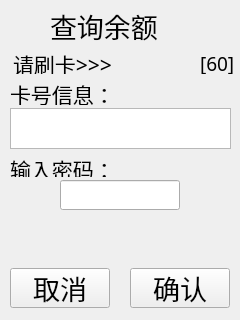
<?xml version="1.0" encoding="UTF-8"?>
<ui version="4.0">
 <class>Pro_QuaryBal</class>
 <widget class="QDialog" name="Pro_QuaryBal">
  <property name="geometry">
   <rect>
    <x>0</x>
    <y>0</y>
    <width>240</width>
    <height>320</height>
   </rect>
  </property>
  <property name="windowTitle">
   <string>Dialog</string>
  </property>
  <widget class="QTextEdit" name="line0_card">
   <property name="geometry">
    <rect>
     <x>10</x>
     <y>108</y>
     <width>221</width>
     <height>41</height>
    </rect>
   </property>
   <property name="font">
    <font>
     <family>AR PL UKai CN</family>
     <pointsize>14</pointsize>
    </font>
   </property>
   <property name="readOnly">
    <bool>true</bool>
   </property>
  </widget>
  <widget class="QLabel" name="labelHint">
   <property name="geometry">
    <rect>
     <x>10</x>
     <y>83</y>
     <width>111</width>
     <height>22</height>
    </rect>
   </property>
   <property name="font">
    <font>
     <family>AR PL UKai CN</family>
     <pointsize>16</pointsize>
    </font>
   </property>
   <property name="text">
    <string>卡号信息：</string>
   </property>
  </widget>
  <widget class="QLabel" name="label_2">
   <property name="geometry">
    <rect>
     <x>50</x>
     <y>10</y>
     <width>121</width>
     <height>31</height>
    </rect>
   </property>
   <property name="font">
    <font>
     <family>AR PL UKai CN</family>
     <pointsize>20</pointsize>
    </font>
   </property>
   <property name="text">
    <string>查询余额</string>
   </property>
  </widget>
  <widget class="QLabel" name="label">
   <property name="geometry">
    <rect>
     <x>13</x>
     <y>53</y>
     <width>110</width>
     <height>21</height>
    </rect>
   </property>
   <property name="font">
    <font>
     <family>AR PL UKai CN</family>
     <pointsize>16</pointsize>
    </font>
   </property>
   <property name="text">
    <string>请刷卡&gt;&gt;&gt;</string>
   </property>
  </widget>
  <widget class="QPushButton" name="cancelButton">
   <property name="geometry">
    <rect>
     <x>10</x>
     <y>268</y>
     <width>100</width>
     <height>40</height>
    </rect>
   </property>
   <property name="font">
    <font>
     <family>AR PL UKai CN</family>
     <pointsize>20</pointsize>
    </font>
   </property>
   <property name="text">
    <string>取消</string>
   </property>
   <property name="autoDefault">
    <bool>false</bool>
   </property>
  </widget>
  <widget class="QLabel" name="label_times">
   <property name="geometry">
    <rect>
     <x>200</x>
     <y>53</y>
     <width>41</width>
     <height>21</height>
    </rect>
   </property>
   <property name="font">
    <font>
     <family>AR PL UKai CN</family>
     <pointsize>14</pointsize>
    </font>
   </property>
   <property name="text">
    <string>[60]</string>
   </property>
  </widget>
  <widget class="QLineEdit" name="line2_pwd">
   <property name="geometry">
    <rect>
     <x>60</x>
     <y>180</y>
     <width>120</width>
     <height>30</height>
    </rect>
   </property>
   <property name="font">
    <font>
     <family>AR PL UKai CN</family>
     <pointsize>14</pointsize>
    </font>
   </property>
  </widget>
  <widget class="QPushButton" name="confirmButton">
   <property name="geometry">
    <rect>
     <x>130</x>
     <y>268</y>
     <width>100</width>
     <height>40</height>
    </rect>
   </property>
   <property name="font">
    <font>
     <family>AR PL UKai CN</family>
     <pointsize>20</pointsize>
    </font>
   </property>
   <property name="text">
    <string>确认</string>
   </property>
   <property name="autoDefault">
    <bool>false</bool>
   </property>
  </widget>
  <widget class="QLabel" name="label_3">
   <property name="geometry">
    <rect>
     <x>10</x>
     <y>160</y>
     <width>101</width>
     <height>17</height>
    </rect>
   </property>
   <property name="font">
    <font>
     <family>AR PL UKai CN</family>
     <pointsize>16</pointsize>
    </font>
   </property>
   <property name="text">
    <string>输入密码：</string>
   </property>
  </widget>
 </widget>
 <tabstops>
  <tabstop>line0_card</tabstop>
  <tabstop>line2_pwd</tabstop>
  <tabstop>confirmButton</tabstop>
  <tabstop>cancelButton</tabstop>
 </tabstops>
 <resources/>
 <connections/>
</ui>
